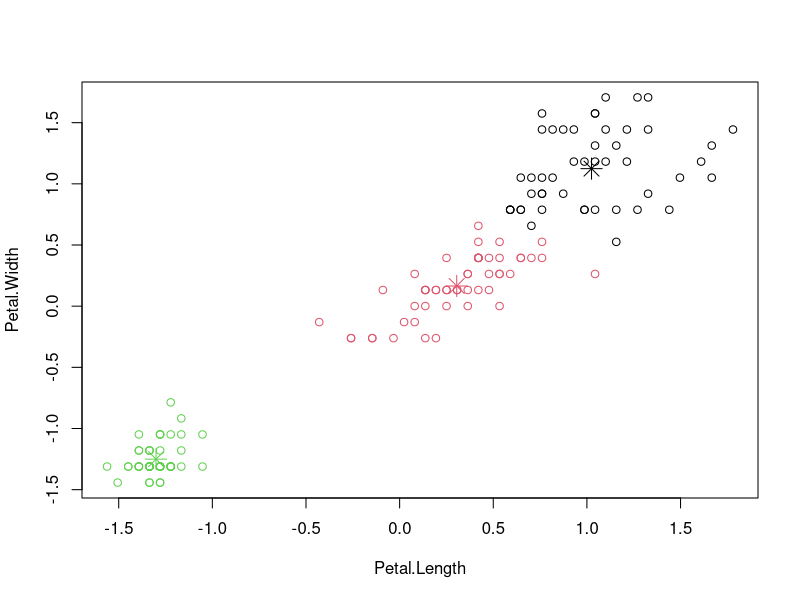

Source code (R): (Note: this script raises an error after producing the figure.)
## Clustering Analysis

# dataset (iris)
head(iris)
iris1 <- iris[, 3:4]
head(iris1)

# Normalization
data.scaled <- scale(iris1)
head(data.scaled)

# K-means clustering
data.cluster <- kmeans(data.scaled, centers = 3)
data.cluster

# Visualization
plot(data.scaled, col = data.cluster$cluster)
points(data.cluster$centers, col = 1:3, pch = 8, cex = 2) # center point


# dataset (autoparts)
data1 <- read.csv("autoparts.csv", header = TRUE)
data2 <- data1[data1$prod_no=="45231-3B610", c(2:11)]

# flag column
data2$flag <- 1
data2$flag[data2$c_thickness > 32] <- 2
data2$flag[data2$c_thickness < 20] <- 3

table(data2$flag)

# Normalization
data2.scaled <- scale(data2[, 1:9])
head(data1.scaled)

# k-mean Clustering
data2.cluster <- kmeans(data2.scaled, centers = 3)
data2.cluster

# Visualization
plot(data2.scaled, col = data2.cluster$cluster)
points(data2.cluster$centers, col = 1:3, pch = 8, cex = 2) 

# Conclusion
table(real = data2$flag, pred = data2.cluster$cluster)
